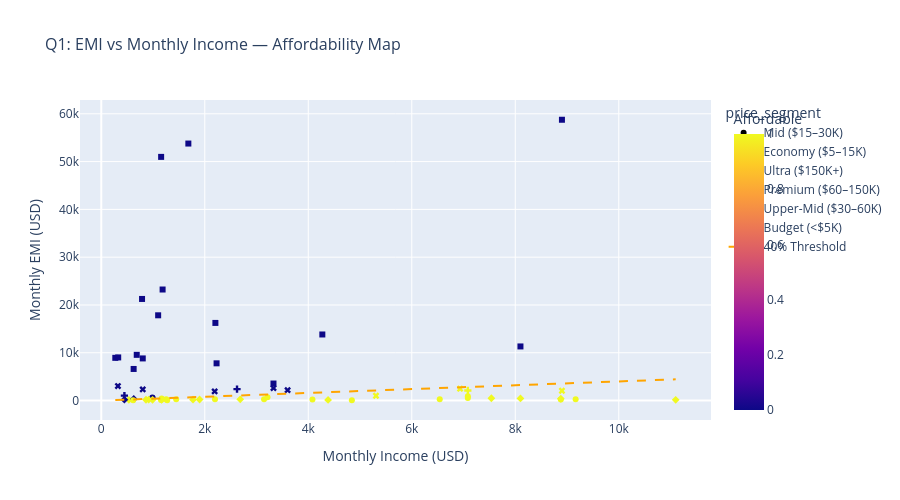

Source (notebook cell):
### Code cell
fig2 = px.scatter(
    loans,
    x='monthly_income_usd',
    y='emi_amount_usd',
    color='is_affordable',
    color_discrete_map={1: '#2ecc71', 0: '#e74c3c'},
    symbol='price_segment',
    hover_data=['full_name', 'make', 'model', 'price_segment', 'country'],
    title='Q1: EMI vs Monthly Income — Affordability Map',
    labels={
        'monthly_income_usd': 'Monthly Income (USD)',
        'emi_amount_usd':     'Monthly EMI (USD)',
        'is_affordable':      'Affordable'
    }
)

# Add 40% threshold line
x_range = np.linspace(
    loans['monthly_income_usd'].min(),
    loans['monthly_income_usd'].max(), 100
)
fig2.add_trace(go.Scatter(
    x=x_range,
    y=x_range * 0.40,
    mode='lines',
    line=dict(color='orange', dash='dash', width=2),
    name='40% Threshold'
))

fig2.update_layout(height=500, title_font_size=16)
fig2.show()

### Figure 1 — Plotly figure (JSON) as saved in the notebook; plotly's stock layout.template omitted (floating-point values rounded to 4 significant figures)
{"data": [{"customdata": [["Meena Sharma", "Kia", "Carens", "Mid ($15–30K)", "India"], ["Rekha Iyer", "Tata", "Nexon", "Mid ($15–30K)", "India"], ["Rekha Mishra", "Kia", "Carens", "Mid ($15–30K)", "India"], ["Robert Williams", "Tata", "Nexon EV", "Mid ($15–30K)", "USA"], ["Lena Schmidt", "Tata", "Nexon", "Mid ($15–30K)", "Germany"], ["Lakshmi Sharma", "Tata", "Nexon", "Mid ($15–30K)", "India"], ["Emily Davis", "Tata", "Nexon", "Mid ($15–30K)", "USA"], ["Swathi Mehta", "Tata", "Nexon", "Mid ($15–30K)", "India"], ["Robert Williams", "Kia", "Seltos", "Mid ($15–30K)", "USA"], ["Ravi Mishra", "Tata", "Nexon", "Mid ($15–30K)", "India"], ["Kavya Patel", "Hyundai", "Verna", "Mid ($15–30K)", "India"], ["Amit Sharma", "Hyundai", "Verna", "Mid ($15–30K)", "India"], ["Priya Nair", "Hyundai", "Verna", "Mid ($15–30K)", "Singapore"], ["Venkat Rao", "Tata", "Nexon", "Mid ($15–30K)", "India"]], "hovertemplate": "price_segment=%{customdata[3]}<br>Monthly Income (USD)=%{x}<br>Monthly EMI (USD)=%{y}<br>full_name=%{customdata[0]}<br>make=%{customdata[1]}<br>model=%{customdata[2]}<br>country=%{customdata[4]}<br>Affordable=%{marker.color}<extra></extra>", "legendgroup": "Mid ($15–30K)", "marker": {"color": [1, 1, 0, 1, 1, 1, 1, 0, 1, 1, 1, 1, 1, 1], "coloraxis": "coloraxis", "symbol": "circle"}, "mode": "markers", "name": "Mid ($15–30K)", "orientation": "v", "showlegend": true, "type": "scatter", "x": [1447.0, 4081.0, 991.2, 7083.0, 6540.0, 3145.0, 9167.0, 987.4, 7083.0, 2197.0, 1165.0, 1255.0, 8880.0, 3211.0], "xaxis": "x", "y": [293.1, 230.4, 542.1, 881.1, 260.7, 259.3, 276.2, 621.5, 521.1, 292.2, 409.0, 250.9, 229.0, 668.2], "yaxis": "y"}, {"customdata": [["Divya Joshi", "Maruti Suzuki", "Ertiga", "Economy ($5–15K)", "India"], ["Meena Sharma", "Maruti Suzuki", "Ertiga", "Economy ($5–15K)", "India"], ["Venkat Singh", "Tata", "Tiago", "Economy ($5–15K)", "India"], ["Kiran Patel", "Tata", "Tiago", "Economy ($5–15K)", "India"], ["Rajesh Chauhan", "Tata", "Tiago", "Economy ($5–15K)", "India"], ["Fatima Al Mazrui", "Maruti Suzuki", "Ertiga", "Economy ($5–15K)", "UAE"], ["Rekha Mishra", "Tata", "Tiago", "Economy ($5–15K)", "India"], ["Wei Liang Chen", "Maruti Suzuki", "Ertiga", "Economy ($5–15K)", "Singapore"], ["Rajesh Mishra", "Maruti Suzuki", "Ciaz", "Economy ($5–15K)", "India"], ["Sunita Sharma", "Maruti Suzuki", "Swift", "Economy ($5–15K)", "India"], ["Kavya Kumar", "Maruti Suzuki", "Ciaz", "Economy ($5–15K)", "India"], ["Kavya Patel", "Maruti Suzuki", "Ertiga", "Economy ($5–15K)", "India"], ["Manoj Sharma", "Maruti Suzuki", "Ertiga", "Economy ($5–15K)", "India"], ["Priya Nair", "Maruti Suzuki", "Swift", "Economy ($5–15K)", "Singapore"], ["Arjun Sharma", "Maruti Suzuki", "Ertiga", "Economy ($5–15K)", "India"]], "hovertemplate": "price_segment=%{customdata[3]}<br>Monthly Income (USD)=%{x}<br>Monthly EMI (USD)=%{y}<br>full_name=%{customdata[0]}<br>make=%{customdata[1]}<br>model=%{customdata[2]}<br>country=%{customdata[4]}<br>Affordable=%{marker.color}<extra></extra>", "legendgroup": "Economy ($5–15K)", "marker": {"color": [1, 1, 0, 1, 1, 1, 1, 1, 0, 1, 1, 1, 1, 1, 1], "coloraxis": "coloraxis", "symbol": "diamond"}, "mode": "markers", "name": "Economy ($5–15K)", "orientation": "v", "showlegend": true, "type": "scatter", "x": [2685.0, 533.1, 446.9, 916.2, 1773.0, 8100.0, 991.2, 11100.0, 627.5, 4383.0, 7538.0, 1165.0, 1900.0, 8880.0, 863.9], "xaxis": "x", "y": [260.6, 161.7, 195.3, 193.0, 196.7, 452.1, 157.6, 161.2, 328.2, 137.2, 485.2, 163.2, 226.5, 375.7, 174.0], "yaxis": "y"}, {"customdata": [["Nisha Singh", "Lamborghini", "Revuelto", "Ultra ($150K+)", "India"], ["Rekha Rao", "McLaren", "750S", "Ultra ($150K+)", "India"], ["Kiran Reddy", "Porsche", "911 GT3", "Ultra ($150K+)", "India"], ["Klaus Weber", "Bugatti", "Chiron", "Ultra ($150K+)", "Germany"], ["Kavya Kumar", "Bugatti", "Chiron", "Ultra ($150K+)", "India"], ["Rajesh Singh", "McLaren", "750S", "Ultra ($150K+)", "India"], ["Fatima Al Mazrui", "Lamborghini", "Revuelto", "Ultra ($150K+)", "UAE"], ["Rajesh Mishra", "Porsche", "911 GT3", "Ultra ($150K+)", "India"], ["Divya Kumar", "McLaren", "750S", "Ultra ($150K+)", "India"], ["Arjun Rao", "Bugatti", "Chiron", "Ultra ($150K+)", "India"], ["Swathi Singh", "Porsche", "911 GT3", "Ultra ($150K+)", "India"], ["Meena Patel", "Lamborghini", "Revuelto", "Ultra ($150K+)", "India"], ["Swathi Chauhan", "Lamborghini", "Revuelto", "Ultra ($150K+)", "India"], ["Ravi Shah", "McLaren", "750S", "Ultra ($150K+)", "India"], ["Nisha Joshi", "Lamborghini", "Revuelto", "Ultra ($150K+)", "India"], ["Sunita Joshi", "Lamborghini", "Revuelto", "Ultra ($150K+)", "India"]], "hovertemplate": "price_segment=%{customdata[3]}<br>Monthly Income (USD)=%{x}<br>Monthly EMI (USD)=%{y}<br>full_name=%{customdata[0]}<br>make=%{customdata[1]}<br>model=%{customdata[2]}<br>country=%{customdata[4]}<br>Affordable=%{marker.color}<extra></extra>", "legendgroup": "Ultra ($150K+)", "marker": {"color": [0, 0, 0, 0, 0, 0, 0, 0, 0, 0, 0, 0, 0, 0, 0, 0], "coloraxis": "coloraxis", "symbol": "square"}, "mode": "markers", "name": "Ultra ($150K+)", "orientation": "v", "showlegend": true, "type": "scatter", "x": [2205.0, 4272.0, 801.2, 8902.0, 1682.0, 625.3, 8100.0, 2228.0, 270.9, 1156.0, 3328.0, 685.2, 1185.0, 1099.0, 327.0, 787.5], "xaxis": "x", "y": [16250.0, 13830.0, 8818.0, 58750.0, 53770.0, 6612.0, 11320.0, 7791.0, 8938.0, 50990.0, 3565.0, 9566.0, 23240.0, 17840.0, 9025.0, 21260.0], "yaxis": "y"}, {"customdata": [["Klaus Weber", "Audi", "Q7", "Premium ($60–150K)", "Germany"], ["Emma Taylor", "Lexus", "RX 500h", "Premium ($60–150K)", "Australia"], ["Harry Wilson", "Lexus", "RX 500h", "Premium ($60–150K)", "UK"], ["Swathi Singh", "Mercedes-Benz", "C-Class", "Premium ($60–150K)", "India"], ["Nisha Mehta", "Audi", "Q7", "Premium ($60–150K)", "India"], ["Kiran Reddy", "Mercedes-Benz", "E-Class", "Premium ($60–150K)", "India"], ["Rekha Gupta", "Mercedes-Benz", "E-Class", "Premium ($60–150K)", "India"], ["Lakshmi Gupta", "Audi", "Q7", "Premium ($60–150K)", "India"]], "hovertemplate": "price_segment=%{customdata[3]}<br>Monthly Income (USD)=%{x}<br>Monthly EMI (USD)=%{y}<br>full_name=%{customdata[0]}<br>make=%{customdata[1]}<br>model=%{customdata[2]}<br>country=%{customdata[4]}<br>Affordable=%{marker.color}<extra></extra>", "legendgroup": "Premium ($60–150K)", "marker": {"color": [1, 1, 1, 0, 0, 0, 0, 0], "coloraxis": "coloraxis", "symbol": "x"}, "mode": "markers", "name": "Premium ($60–150K)", "orientation": "v", "showlegend": true, "type": "scatter", "x": [8902.0, 5308.0, 6933.0, 3328.0, 321.7, 801.2, 2191.0, 3600.0], "xaxis": "x", "y": [2059.0, 1005.0, 2481.0, 2611.0, 3033.0, 2331.0, 1918.0, 2183.0], "yaxis": "y"}, {"customdata": [["Robert Williams", "BMW", "3 Series", "Upper-Mid ($30–60K)", "USA"], ["Arun Reddy", "BMW", "3 Series", "Upper-Mid ($30–60K)", "India"], ["Venkat Singh", "BMW", "3 Series", "Upper-Mid ($30–60K)", "India"]], "hovertemplate": "price_segment=%{customdata[3]}<br>Monthly Income (USD)=%{x}<br>Monthly EMI (USD)=%{y}<br>full_name=%{customdata[0]}<br>make=%{customdata[1]}<br>model=%{customdata[2]}<br>country=%{customdata[4]}<br>Affordable=%{marker.color}<extra></extra>", "legendgroup": "Upper-Mid ($30–60K)", "marker": {"color": [1, 0, 0], "coloraxis": "coloraxis", "symbol": "cross"}, "mode": "markers", "name": "Upper-Mid ($30–60K)", "orientation": "v", "showlegend": true, "type": "scatter", "x": [7083.0, 2623.0, 446.9], "xaxis": "x", "y": [2118.0, 2386.0, 1032.0], "yaxis": "y"}, {"customdata": [["Vikram Mehta", "Maruti Suzuki", "Alto K10", "Budget (<$5K)", "India"], ["Rajesh Reddy", "Maruti Suzuki", "Alto K10", "Budget (<$5K)", "India"], ["Swathi Chauhan", "Maruti Suzuki", "Alto K10", "Budget (<$5K)", "India"], ["Manoj Verma", "Maruti Suzuki", "Alto K10", "Budget (<$5K)", "India"]], "hovertemplate": "price_segment=%{customdata[3]}<br>Monthly Income (USD)=%{x}<br>Monthly EMI (USD)=%{y}<br>full_name=%{customdata[0]}<br>make=%{customdata[1]}<br>model=%{customdata[2]}<br>country=%{customdata[4]}<br>Affordable=%{marker.color}<extra></extra>", "legendgroup": "Budget (<$5K)", "marker": {"color": [1, 1, 1, 1], "coloraxis": "coloraxis", "symbol": "circle"}, "mode": "markers", "name": "Budget (<$5K)", "orientation": "v", "showlegend": true, "type": "scatter", "x": [1154.0, 4842.0, 1273.0, 615.6], "xaxis": "x", "y": [112.2, 78.2, 68.12, 66.08], "yaxis": "y"}, {"line": {"color": "orange", "dash": "dash", "width": 2}, "mode": "lines", "name": "40% Threshold", "type": "scatter", "x": [270.9, 380.2, 489.6, 599.0, 708.4, 817.8, 927.2, 1037.0, 1146.0, 1255.0, 1365.0, 1474.0, 1583.0, 1693.0, 1802.0, 1912.0, 2021.0, 2130.0, 2240.0, 2349.0, 2459.0, 2568.0, 2677.0, 2787.0, 2896.0, 3005.0, 3115.0, 3224.0, 3334.0, 3443.0, 3552.0, 3662.0, 3771.0, 3881.0, 3990.0, 4099.0, 4209.0, 4318.0, 4427.0, 4537.0, 4646.0, 4756.0, 4865.0, 4974.0, 5084.0, 5193.0, 5303.0, 5412.0, 5521.0, 5631.0, 5740.0, 5850.0, 5959.0, 6068.0, 6178.0, 6287.0, 6396.0, 6506.0, 6615.0, 6725.0, 6834.0, 6943.0, 7053.0, 7162.0, 7272.0, 7381.0, 7490.0, 7600.0, 7709.0, 7818.0, 7928.0, 8037.0, 8147.0, 8256.0, 8365.0, 8475.0, 8584.0, 8694.0, 8803.0, 8912.0, 9022.0, 9131.0, 9240.0, 9350.0, 9459.0, 9569.0, 9678.0, 9787.0, 9897.0, 10010.0, 10120.0, 10220.0, 10330.0, 10440.0, 10550.0, 10660.0, 10770.0, 10880.0, 10990.0, 11100.0], "y": [108.3, 152.1, 195.9, 239.6, 283.4, 327.1, 370.9, 414.6, 458.4, 502.1, 545.9, 589.6, 633.4, 677.1, 720.9, 764.7, 808.4, 852.2, 895.9, 939.7, 983.4, 1027.0, 1071.0, 1115.0, 1158.0, 1202.0, 1246.0, 1290.0, 1333.0, 1377.0, 1421.0, 1465.0, 1508.0, 1552.0, 1596.0, 1640.0, 1683.0, 1727.0, 1771.0, 1815.0, 1859.0, 1902.0, 1946.0, 1990.0, 2034.0, 2077.0, 2121.0, 2165.0, 2209.0, 2252.0, 2296.0, 2340.0, 2384.0, 2427.0, 2471.0, 2515.0, 2559.0, 2602.0, 2646.0, 2690.0, 2734.0, 2777.0, 2821.0, 2865.0, 2909.0, 2952.0, 2996.0, 3040.0, 3084.0, 3127.0, 3171.0, 3215.0, 3259.0, 3302.0, 3346.0, 3390.0, 3434.0, 3477.0, 3521.0, 3565.0, 3609.0, 3652.0, 3696.0, 3740.0, 3784.0, 3827.0, 3871.0, 3915.0, 3959.0, 4002.0, 4046.0, 4090.0, 4134.0, 4177.0, 4221.0, 4265.0, 4309.0, 4352.0, 4396.0, 4440.0]}], "layout": {"coloraxis": {"colorbar": {"title": {"text": "Affordable"}}, "colorscale": [[0, "#0d0887"], [0.1111, "#46039f"], [0.2222, "#7201a8"], [0.3333, "#9c179e"], [0.4444, "#bd3786"], [0.5556, "#d8576b"], [0.6667, "#ed7953"], [0.7778, "#fb9f3a"], [0.8889, "#fdca26"], [1, "#f0f921"]]}, "height": 500, "legend": {"title": {"text": "price_segment"}, "tracegroupgap": 0}, "title": {"font": {"size": 16}, "text": "Q1: EMI vs Monthly Income — Affordability Map"}, "xaxis": {"anchor": "y", "domain": [0, 1], "title": {"text": "Monthly Income (USD)"}}, "yaxis": {"anchor": "x", "domain": [0, 1], "title": {"text": "Monthly EMI (USD)"}}}}
